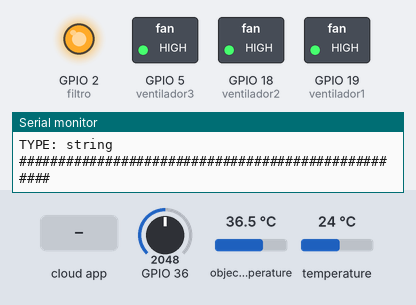
Simulated run of this sketch. Board: ESP32. Shown: switched loads named in the sketch (green lamp = pin HIGH), output pins drawn as LEDs (lit = HIGH), the last lines printed to the serial monitor. The test bench sets the inputs (shaded band); at power-on: object temperature 36.5 °C, GPIO 36 = 2048, temperature 24 °C. WiFi joins after 1.5 s; servers stay silent unless stated; the Firebase database answers and starts empty.

Above: at 2.7 s.
2.8 s: the phone or cloud app sets onoff to 1
At 6.7 s:
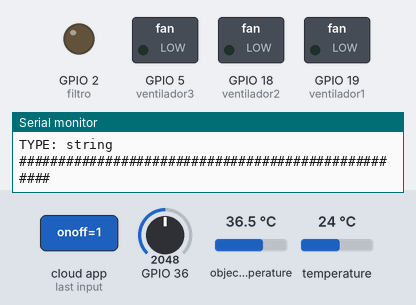
7.0 s: object temperature set to 23.4 °C
10.6 s: object temperature set to 22.6 °C
At 14.0 s:
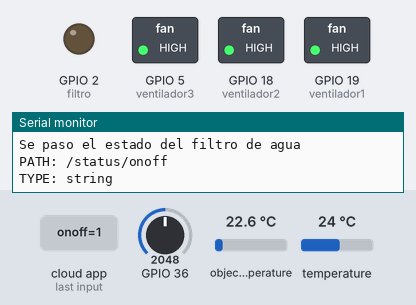
14.9 s: object temperature set to 26 °C
At 18.5 s:
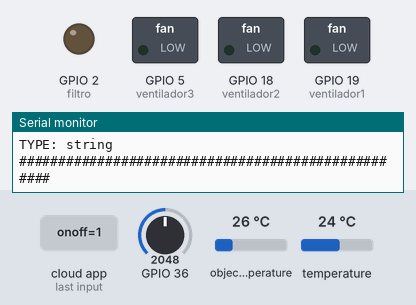
18.8 s: object temperature set to 20 °C
At 22.3 s:
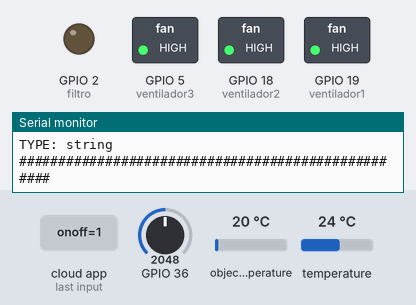
Timing chart, 0 to 23.7 s (numbered marks = the images above; inputs shaded):
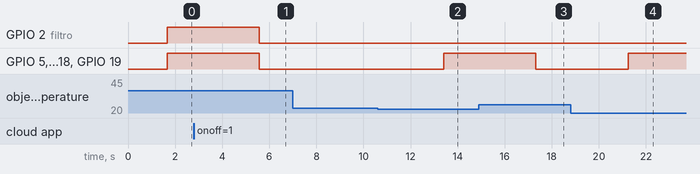

Measured:
- the behaviour switches between 23.1 and 23 °C on object temperature (found by bisection; images 1 and 2)
- after the input at 2.8 s, GPIO 2 (filtro), GPIO 5 (ventilador3), GPIO 18 (ventilador2), GPIO 19 (ventilador1): HIGH → LOW after 2.8 s
- after the input at 10.6 s, GPIO 5 (ventilador3), GPIO 18 (ventilador2), GPIO 19 (ventilador1): LOW → HIGH after 2.8 s
- after the input at 14.9 s, GPIO 5 (ventilador3), GPIO 18 (ventilador2), GPIO 19 (ventilador1): HIGH → LOW after 2.4 s
- after the input at 18.8 s, GPIO 5 (ventilador3), GPIO 18 (ventilador2), GPIO 19 (ventilador1): LOW → HIGH after 2.4 s

The sketch:

arduino_code.ino
```cpp
/*
Se incluyen las librearias que seran necesarias para realizar el proyecto
las cuales son arduino.h, Wifi.h, firebase.h, wire.h, y la de temperatura.
*/

#include <Arduino.h>
#if defined(ESP32)
  #include <WiFi.h>
#endif
#include <Firebase_ESP_Client.h>
#include <Wire.h>
#include <Adafruit_MLX90614.h>
//Provide the token generation process info.
#include "addons/TokenHelper.h"
//Provide the RTDB payload printing info and other helper functions.
#include "addons/RTDBHelper.h"

/*
Se define la red que se estara utilizando para el desarrollo del proyecto, asi
como la contraseña. ademas se escriben la API KEY de la base de datos y la liga
URL de la misma
*/

#define WIFI_SSID "iPhone de Juan Daniel"
#define WIFI_PASSWORD "cubo4190"
#define API_KEY "AIzaSyD9AGB7gseobpK5GBhH5czsYmN8mAdcqw8"
#define DATABASE_URL "https://axolotl-4c586-default-rtdb.firebaseio.com/"

//Definir
FirebaseData fbdo;

FirebaseAuth auth;
FirebaseConfig config;

unsigned long sendDataPrevMillis = 0;
int count = 0;
bool signupOK = false;

char *Object_Type[]={"Object","Ambient"};
// Accionadores de control
const int ventilador1 = 19;
const int ventilador2 = 18;
const int ventilador3 = 5;
const int calentador = 0;
const int filtro = 2;
// Valores necesarios para el uso del sensor de PH
float calibration_value = 20.34-0.7;
int phval = 0;
unsigned long int avgval;

// Objeto para el sensor de temperatura
Adafruit_MLX90614 MLX_Sensor = Adafruit_MLX90614();

void setup() {

  Serial.begin(115200);

  MLX_Sensor.begin();

  pinMode(ventilador1, OUTPUT);
  pinMode(ventilador2, OUTPUT);
  pinMode(ventilador3, OUTPUT);
  pinMode(filtro, OUTPUT);

  WiFi.begin(WIFI_SSID, WIFI_PASSWORD);
    Serial.print("Connecting to Wi-Fi");
  while (WiFi.status() != WL_CONNECTED){
    Serial.print(".");
    delay(300);
  }
  Serial.println();
  Serial.print("Connected with IP: ");
  Serial.println(WiFi.localIP());
  Serial.println();

  config.api_key = API_KEY;

  config.database_url = DATABASE_URL;
  config.token_status_callback = tokenStatusCallback;
  Firebase.reconnectWiFi(true);
  while(!Firebase.signUp(&config, &auth, "", "")){
    Serial.printf("%s\n", config.signer.signupError.message.c_str());
    delay(100);
  }
  Serial.println("ok");
  signupOK = true;

  Firebase.begin(&config, &auth);

}
void loop() {
  //Variables necesarias para el funcionamiento, la condicion determina si el sistema esta encendido o apagado, y los valores son para pasar a la
  // base de datos
  bool condicion;
  int valorFiltro;
  int valorVentilador;
  int valorCalentador;
  // Se lee el valor de apagado o encendido en la aplicacion y se actualiza el valor de la condicion.
  if(Firebase.RTDB.getString(&fbdo, "/status/onoff")){
      Serial.println("Se obtuvo el estado de on/off");
      Serial.println("PATH: " + fbdo.dataPath());
      Serial.println("TYPE: " + fbdo.dataType());
      Serial.println(fbdo.stringData());
      if(fbdo.stringData()=="1"){
        condicion = true;
        Serial.println("ENCENDIDO");
      }
      else{
        condicion = false;
        Serial.println("APAGADO");
      }
    }
  if(condicion){

    digitalWrite(filtro, LOW);
  // Programacion para sensor de PH
    float ph_act= 6.97 + ((7.03-6.97)/(710-690)*(analogRead(A0)-710));
    Serial.print("El PH es de: ");
    Serial.println(ph_act);

    // Programacion para sensor de temperatura infrarrojo
    float value = Get_Temperature_Sample('A');
    Serial.print("La temperatura en grados celsius es: ");

    Serial.println(value);

    if(value>=23){
      digitalWrite(ventilador1, LOW);//Relevador activado
      digitalWrite(ventilador2, LOW);//Relevador activado
      digitalWrite(ventilador3, LOW);//Relevador activado
      digitalWrite(calentador, HIGH);
          }
    else{
      digitalWrite(ventilador1, HIGH);//Relevador desactivado
      digitalWrite(ventilador2, HIGH);//Relevador desactivado
      digitalWrite(ventilador3, HIGH);//Relevador desactivado
      digitalWrite(calentador, LOW);
    }

    if (Firebase.ready()){
      value = int(value);
      if(Firebase.RTDB.setInt(&fbdo, "/sensores/temperatura", value)){
        Serial.println("Se paso el valor de la temperatura actual");
        Serial.println("PATH: " + fbdo.dataPath());
        Serial.println("TYPE: " + fbdo.dataType());
      }
      else {
        Serial.println("FAILED");
        Serial.println("REASON: " + fbdo.errorReason());
      }
      if(Firebase.RTDB.setInt(&fbdo, "/sensores/ph", ph_act)){
        Serial.println("Se paso el valor de los sensores de PH");
        Serial.println("PATH: " + fbdo.dataPath());
        Serial.println("TYPE: " + fbdo.dataType());
      }
      else {
        Serial.println("FAILED");
        Serial.println("REASON: " + fbdo.errorReason());
      }
      if(digitalRead(filtro)==0){
        valorFiltro=1;
      }
      else{
        valorFiltro=0;
      }
      if(Firebase.RTDB.setInt(&fbdo, "/sensores/filtro", valorFiltro)){
        Serial.println("Se paso el estado del filtro de agua");
        Serial.println("PATH: " + fbdo.dataPath());
        Serial.println("TYPE: " + fbdo.dataType());
      }
      else {
        Serial.println("FAILED");
        Serial.println("REASON: " + fbdo.errorReason());
      }

      if(digitalRead(ventilador1) == 0){
        valorVentilador = 1;
      }
      else{
        valorVentilador = 0;
      }
      if(Firebase.RTDB.setInt(&fbdo, "/sensores/ventiladores", valorVentilador)){
        Serial.println("Se paso el estado de los ventiladores");
        Serial.println("PATH: " + fbdo.dataPath());
        Serial.println("TYPE: " + fbdo.dataType());
      }
      else {
        Serial.println("FAILED");
        Serial.println("REASON: " + fbdo.errorReason());
      }

      if(digitalRead(calentador) == 0){
        if(Firebase.RTDB.setInt(&fbdo, "/sensores/calentador", 1)){
          Serial.println("Se paso el estado del calentador");
          Serial.println("PATH: " + fbdo.dataPath());
          Serial.println("TYPE: " + fbdo.dataType());
        }
        else {
          Serial.println("FAILED");
          Serial.println("REASON: " + fbdo.errorReason());
        }
      }
      else{
        if(Firebase.RTDB.setInt(&fbdo, "/sensores/calentador", 0)){
          Serial.println("Se paso el estado del calentador");
          Serial.println("PATH: " + fbdo.dataPath());
          Serial.println("TYPE: " + fbdo.dataType());
        }
        else {
          Serial.println("FAILED");
          Serial.println("REASON: " + fbdo.errorReason());
        }
      }

  }
  else{
    Serial.println("No se esta conectando con la base de datos. ");
  }
  Serial.println("###################################################");
  delay(3000); // 2 segundos delay
  }
  // Si el sistema se apaga se apagan los actuadores y se actualizan todos los datos en la base de datos
  else{
    Serial.println("La conexion se ha terminado desde la aplicación");
    //Se apagan todos los actuadores
    digitalWrite(ventilador1, HIGH);//Relevador desactivado
    digitalWrite(ventilador2, HIGH);//Relevador desactivado
    digitalWrite(ventilador3, HIGH);//Relevador desactivado
    digitalWrite(calentador, HIGH);//Relevador desactivado
    digitalWrite(filtro, HIGH);
    // Se actualizan los valores en la firebase
     if(Firebase.RTDB.setInt(&fbdo, "/sensores/temperatura", 0)){
      Serial.println("Se paso el valor de la temperatura actual");
      Serial.println("PATH: " + fbdo.dataPath());
      Serial.println("TYPE: " + fbdo.dataType());
    }
    else {
      Serial.println("FAILED");
      Serial.println("REASON: " + fbdo.errorReason());
    }
    if(Firebase.RTDB.setInt(&fbdo, "/sensores/ph", 0)){
      Serial.println("Se paso el valor de los sensores de PH");
      Serial.println("PATH: " + fbdo.dataPath());
      Serial.println("TYPE: " + fbdo.dataType());
    }
    else {
      Serial.println("FAILED");
      Serial.println("REASON: " + fbdo.errorReason());
    }

    if(Firebase.RTDB.setInt(&fbdo, "/sensores/filtro", 0)){
      Serial.println("Se paso el estado del filtro de agua");
      Serial.println("PATH: " + fbdo.dataPath());
      Serial.println("TYPE: " + fbdo.dataType());
    }
    else {
      Serial.println("FAILED");
      Serial.println("REASON: " + fbdo.errorReason());
    }
    if(Firebase.RTDB.setInt(&fbdo, "/sensores/ventiladores", 0)){
      Serial.println("Se paso el estado de los ventiladores");
      Serial.println("PATH: " + fbdo.dataPath());
      Serial.println("TYPE: " + fbdo.dataType());
    }
    else {
      Serial.println("FAILED");
      Serial.println("REASON: " + fbdo.errorReason());
    }
    if(Firebase.RTDB.setInt(&fbdo, "/sensores/calentador", 0)){
     Serial.println("Se paso el estado del calentador");
      Serial.println("PATH: " + fbdo.dataPath());
      Serial.println("TYPE: " + fbdo.dataType());
    }
    else {
      Serial.println("FAILED");
      Serial.println("REASON: " + fbdo.errorReason());
    }

    Serial.println("###################################################");
    delay(3000);
  }

}
float Get_Temperature_Sample(char type){
    float temp_value;
    float Object_Temperature = MLX_Sensor.readObjectTempC();
    float Ambient_Temperature = MLX_Sensor.readAmbientTempC();
   if(type =='E')
   {
    temp_value = MLX_Sensor.readObjectTempF(); //Fah. Object
   }else if(type =='F')
   {
    temp_value = MLX_Sensor.readAmbientTempF();//Fah Ambient
   }else if(type =='C')
   {
    temp_value = Object_Temperature + 273.15;// Object Kelvin
   }else if(type =='D')
   {
    temp_value = Ambient_Temperature + 273.15;//Ambient Kelvin
   }else if(type =='A'){
    temp_value = Object_Temperature;
   }
   else if(type =='B'){
    temp_value = Ambient_Temperature;
    }
   return temp_value;
}
```
